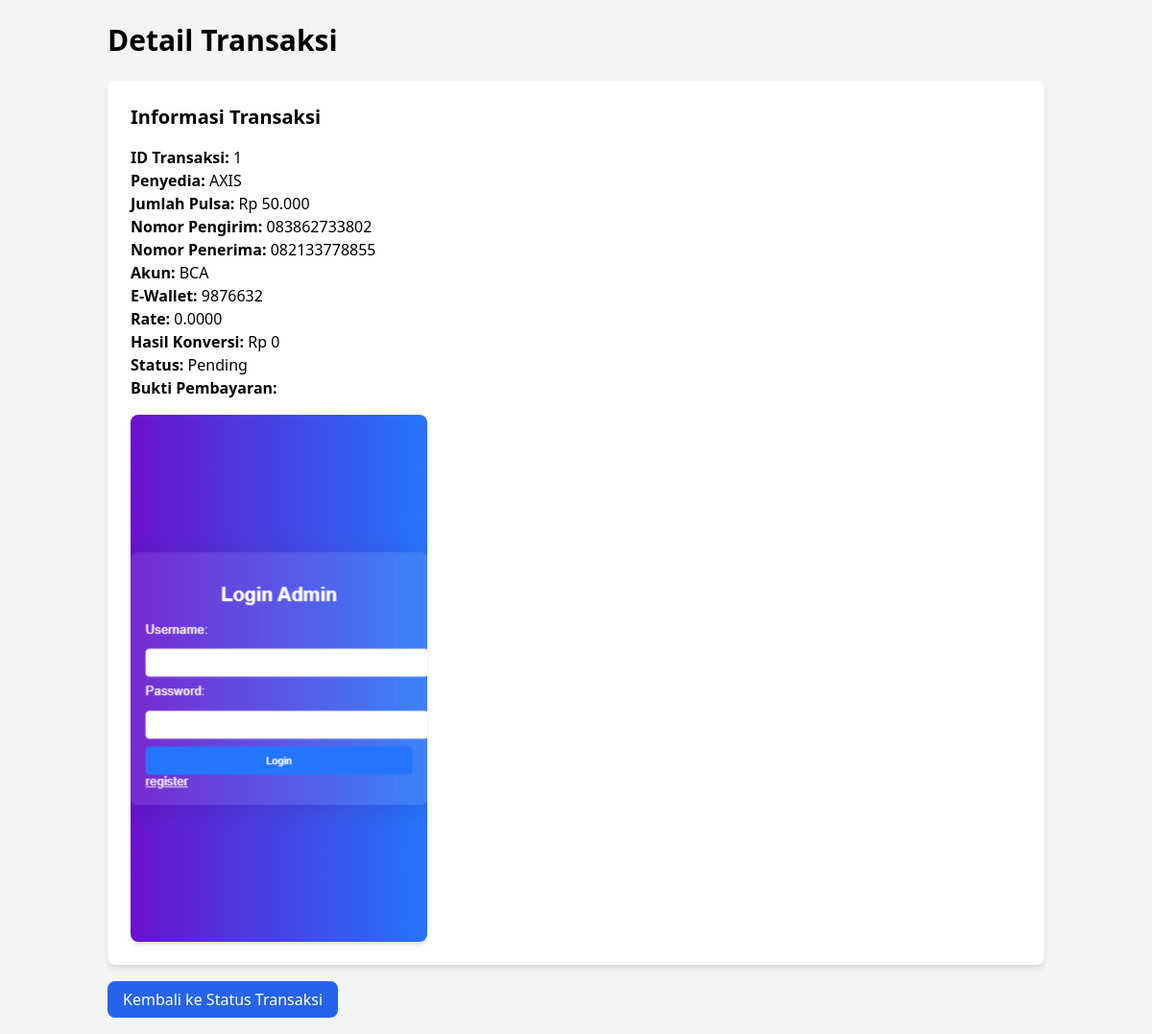
The app's page /transaction_detail.php?id=1 (signed in) with its own data.
### tables this page shows
CREATE TABLE `transactions` (
  `id` int(11) NOT NULL,
  `user_id` int(11) NOT NULL,
  `provider` varchar(255) NOT NULL,
  `amount` decimal(10,2) NOT NULL,
  `sender_phone` varchar(15) NOT NULL,
  `receiver_phone` varchar(15) NOT NULL,
  `account` varchar(255) DEFAULT NULL,
  `ewallet` varchar(255) DEFAULT NULL,
  `rate` decimal(10,4) NOT NULL,
  `result` decimal(10,2) NOT NULL,
  `payment_proof` varchar(255) NOT NULL,
  `status` enum('Pending','Completed','Cancelled') DEFAULT 'Pending',
  `created_at` timestamp NOT NULL DEFAULT current_timestamp()
);

### transaction_detail.php (the view, shortened to what this page needs)
<?php
include 'db.php';
$transactionId = $_GET['id'];
$stmt = $pdo->prepare("SELECT * FROM transactions WHERE id = ? AND user_id = ?");
$stmt->execute([$transactionId, $_SESSION['user_id']]);
$transaction = $stmt->fetch();
?>
<!DOCTYPE html>
<html lang="en">
<head>
    <link href="https://cdn.jsdelivr.net/npm/tailwindcss@2.2.19/dist/tailwind.min.css" rel="stylesheet">
</head>
<body class="bg-gray-100 font-roboto">
    <div class="container mx-auto p-6">
        <h1 class="text-3xl font-bold mb-6">Detail Transaksi</h1>
        <div class="bg-white p-6 rounded-lg shadow-md">
            <h2 class="text-xl font-bold mb-4">Informasi Transaksi</h2>
            <p><strong>ID Transaksi:</strong> <?= htmlspecialchars($transaction['id']) ?></p>
            <p><strong>Penyedia:</strong> <?= htmlspecialchars($transaction['provider']) ?></p>
            <p><strong>Jumlah Pulsa:</strong> Rp <?= number_format($transaction['amount'], 0, ',', '.') ?></p>
            <p><strong>Nomor Pengirim:</strong> <?= htmlspecialchars($transaction['sender_phone']) ?></p>
            <p><strong>Nomor Penerima:</strong> <?= htmlspecialchars($transaction['receiver_phone']) ?></p>
            <p><strong>Akun:</strong> <?= htmlspecialchars($transaction['account']) ?></p>
            <p><strong>E-Wallet:</strong> <?= htmlspecialchars($transaction['ewallet']) ?></p>
            <p><strong>Rate:</strong> <?= htmlspecialchars($transaction['rate']) ?></p>
            <p><strong>Hasil Konversi:</strong> Rp <?= number_format($transaction['result'], 0, ',', '.') ?></p>
            <p><strong>Status:</strong> <?= htmlspecialchars($transaction['status']) ?></p>
            <p><strong>Bukti Pembayaran:</strong></p>
            <img src="<?= htmlspecialchars($transaction['payment_proof']) ?>" alt="Bukti Pembayaran" class="mt-4 max-w-xs rounded-lg shadow-md">
        </div>
        <div class="mt-6">
            <a href="status.php" class="bg-blue-600 text-white px-4 py-2 rounded-lg hover:bg-blue-700">Kembali ke Status Transaksi</a>
        </div>
    </div>
</body>
</html>

### records on screen
transactions: id "1", provider "AXIS", amount "50.000", sender_phone "083862733802", receiver_phone "082133778855", account "BCA", ewallet "9876632", rate "0.0000", result "0", status "Pending", payment_proof (picture)
